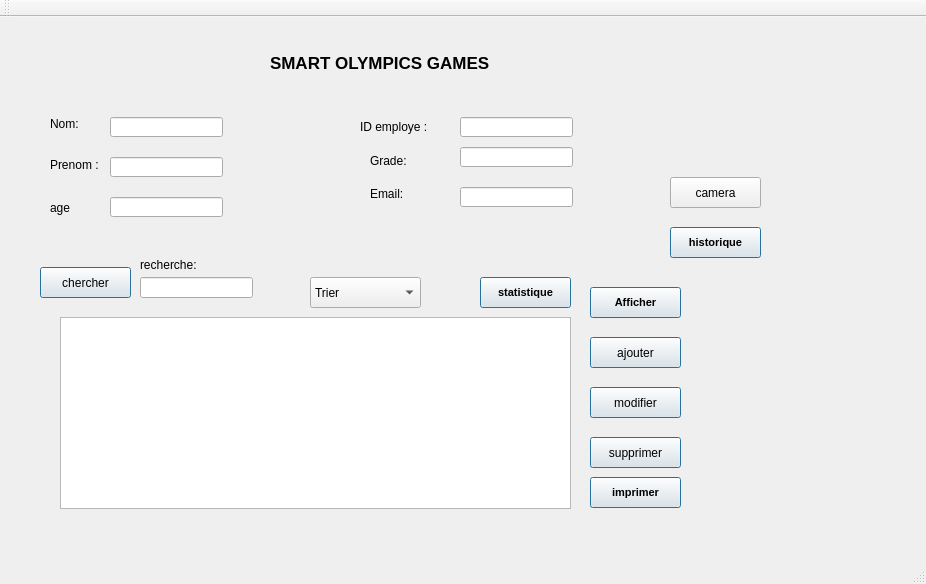
<?xml version="1.0" encoding="UTF-8"?>
<ui version="4.0">
 <class>MainWindow</class>
 <widget class="QMainWindow" name="MainWindow">
  <property name="geometry">
   <rect>
    <x>0</x>
    <y>0</y>
    <width>926</width>
    <height>584</height>
   </rect>
  </property>
  <property name="windowTitle">
   <string>Gestion des Clients</string>
  </property>
  <widget class="QWidget" name="centralWidget">
   <widget class="QStackedWidget" name="stackedWidget">
    <property name="geometry">
     <rect>
      <x>-40</x>
      <y>0</y>
      <width>941</width>
      <height>531</height>
     </rect>
    </property>
    <property name="sizePolicy">
     <sizepolicy hsizetype="Maximum" vsizetype="Maximum">
      <horstretch>90</horstretch>
      <verstretch>0</verstretch>
     </sizepolicy>
    </property>
    <property name="currentIndex">
     <number>0</number>
    </property>
    <widget class="QWidget" name="page">
     <widget class="QPushButton" name="pushButton">
      <property name="geometry">
       <rect>
        <x>630</x>
        <y>320</y>
        <width>91</width>
        <height>31</height>
       </rect>
      </property>
      <property name="text">
       <string>ajouter</string>
      </property>
      <property name="default">
       <bool>true</bool>
      </property>
     </widget>
     <widget class="QTableView" name="tableView">
      <property name="geometry">
       <rect>
        <x>100</x>
        <y>300</y>
        <width>511</width>
        <height>192</height>
       </rect>
      </property>
     </widget>
     <widget class="QPushButton" name="pushButton_4">
      <property name="geometry">
       <rect>
        <x>630</x>
        <y>370</y>
        <width>91</width>
        <height>31</height>
       </rect>
      </property>
      <property name="text">
       <string>modifier</string>
      </property>
      <property name="default">
       <bool>true</bool>
      </property>
     </widget>
     <widget class="QPushButton" name="pushButton_5">
      <property name="geometry">
       <rect>
        <x>630</x>
        <y>420</y>
        <width>91</width>
        <height>31</height>
       </rect>
      </property>
      <property name="text">
       <string>supprimer</string>
      </property>
      <property name="default">
       <bool>true</bool>
      </property>
     </widget>
     <widget class="QPushButton" name="pushButton_7">
      <property name="geometry">
       <rect>
        <x>80</x>
        <y>250</y>
        <width>91</width>
        <height>31</height>
       </rect>
      </property>
      <property name="sizePolicy">
       <sizepolicy hsizetype="Maximum" vsizetype="Fixed">
        <horstretch>0</horstretch>
        <verstretch>0</verstretch>
       </sizepolicy>
      </property>
      <property name="text">
       <string>chercher</string>
      </property>
      <property name="autoRepeatDelay">
       <number>305</number>
      </property>
      <property name="default">
       <bool>true</bool>
      </property>
     </widget>
     <widget class="QPushButton" name="pushButton_8">
      <property name="geometry">
       <rect>
        <x>520</x>
        <y>260</y>
        <width>91</width>
        <height>31</height>
       </rect>
      </property>
      <property name="font">
       <font>
        <pointsize>8</pointsize>
        <weight>75</weight>
        <bold>true</bold>
       </font>
      </property>
      <property name="text">
       <string>statistique</string>
      </property>
      <property name="default">
       <bool>true</bool>
      </property>
     </widget>
     <widget class="QLineEdit" name="le_nom">
      <property name="geometry">
       <rect>
        <x>150</x>
        <y>100</y>
        <width>113</width>
        <height>20</height>
       </rect>
      </property>
     </widget>
     <widget class="QLineEdit" name="le_prenom">
      <property name="geometry">
       <rect>
        <x>150</x>
        <y>140</y>
        <width>113</width>
        <height>20</height>
       </rect>
      </property>
     </widget>
     <widget class="QLineEdit" name="le_id">
      <property name="geometry">
       <rect>
        <x>500</x>
        <y>100</y>
        <width>113</width>
        <height>20</height>
       </rect>
      </property>
     </widget>
     <widget class="QLineEdit" name="le_email">
      <property name="geometry">
       <rect>
        <x>500</x>
        <y>170</y>
        <width>113</width>
        <height>20</height>
       </rect>
      </property>
     </widget>
     <widget class="QLabel" name="label_5">
      <property name="geometry">
       <rect>
        <x>90</x>
        <y>100</y>
        <width>47</width>
        <height>14</height>
       </rect>
      </property>
      <property name="text">
       <string>Nom:</string>
      </property>
     </widget>
     <widget class="QLabel" name="label_6">
      <property name="geometry">
       <rect>
        <x>90</x>
        <y>140</y>
        <width>81</width>
        <height>16</height>
       </rect>
      </property>
      <property name="text">
       <string>Prenom :</string>
      </property>
     </widget>
     <widget class="QLabel" name="label_7">
      <property name="geometry">
       <rect>
        <x>90</x>
        <y>180</y>
        <width>101</width>
        <height>21</height>
       </rect>
      </property>
      <property name="text">
       <string>age</string>
      </property>
     </widget>
     <widget class="QLabel" name="label_8">
      <property name="geometry">
       <rect>
        <x>400</x>
        <y>100</y>
        <width>81</width>
        <height>20</height>
       </rect>
      </property>
      <property name="text">
       <string>ID employe :</string>
      </property>
     </widget>
     <widget class="QLabel" name="label_9">
      <property name="geometry">
       <rect>
        <x>410</x>
        <y>134</y>
        <width>47</width>
        <height>20</height>
       </rect>
      </property>
      <property name="text">
       <string>Grade:</string>
      </property>
     </widget>
     <widget class="QLabel" name="label_10">
      <property name="geometry">
       <rect>
        <x>410</x>
        <y>170</y>
        <width>47</width>
        <height>14</height>
       </rect>
      </property>
      <property name="text">
       <string>Email:</string>
      </property>
     </widget>
     <widget class="QLabel" name="label_11">
      <property name="geometry">
       <rect>
        <x>310</x>
        <y>20</y>
        <width>221</width>
        <height>51</height>
       </rect>
      </property>
      <property name="sizePolicy">
       <sizepolicy hsizetype="Maximum" vsizetype="Maximum">
        <horstretch>90</horstretch>
        <verstretch>50</verstretch>
       </sizepolicy>
      </property>
      <property name="maximumSize">
       <size>
        <width>16777215</width>
        <height>16777215</height>
       </size>
      </property>
      <property name="font">
       <font>
        <pointsize>13</pointsize>
        <weight>75</weight>
        <bold>true</bold>
       </font>
      </property>
      <property name="text">
       <string>SMART OLYMPICS GAMES</string>
      </property>
     </widget>
     <widget class="QLabel" name="label_12">
      <property name="geometry">
       <rect>
        <x>0</x>
        <y>-30</y>
        <width>951</width>
        <height>591</height>
       </rect>
      </property>
      <property name="text">
       <string/>
      </property>
      <property name="pixmap">
       <pixmap>../../../Downloads/225932738_1662613517275010_168403036521007634_n.jpg</pixmap>
      </property>
     </widget>
     <widget class="QLineEdit" name="rech_2">
      <property name="geometry">
       <rect>
        <x>180</x>
        <y>260</y>
        <width>113</width>
        <height>21</height>
       </rect>
      </property>
     </widget>
     <widget class="QLineEdit" name="le_age">
      <property name="geometry">
       <rect>
        <x>150</x>
        <y>180</y>
        <width>113</width>
        <height>20</height>
       </rect>
      </property>
     </widget>
     <widget class="QLineEdit" name="le_grade">
      <property name="geometry">
       <rect>
        <x>500</x>
        <y>130</y>
        <width>113</width>
        <height>20</height>
       </rect>
      </property>
     </widget>
     <widget class="QPushButton" name="imprimer">
      <property name="geometry">
       <rect>
        <x>630</x>
        <y>460</y>
        <width>91</width>
        <height>31</height>
       </rect>
      </property>
      <property name="font">
       <font>
        <pointsize>8</pointsize>
        <weight>75</weight>
        <bold>true</bold>
       </font>
      </property>
      <property name="text">
       <string>imprimer</string>
      </property>
      <property name="default">
       <bool>true</bool>
      </property>
     </widget>
     <widget class="QPushButton" name="pushButton_9">
      <property name="geometry">
       <rect>
        <x>710</x>
        <y>160</y>
        <width>91</width>
        <height>31</height>
       </rect>
      </property>
      <property name="text">
       <string>camera</string>
      </property>
     </widget>
     <widget class="QPushButton" name="pushbutton_13">
      <property name="geometry">
       <rect>
        <x>710</x>
        <y>210</y>
        <width>91</width>
        <height>31</height>
       </rect>
      </property>
      <property name="font">
       <font>
        <pointsize>8</pointsize>
        <weight>75</weight>
        <bold>true</bold>
       </font>
      </property>
      <property name="text">
       <string>historique</string>
      </property>
      <property name="default">
       <bool>true</bool>
      </property>
     </widget>
     <widget class="QComboBox" name="comboBox">
      <property name="geometry">
       <rect>
        <x>350</x>
        <y>260</y>
        <width>111</width>
        <height>31</height>
       </rect>
      </property>
      <item>
       <property name="text">
        <string>Trier</string>
       </property>
      </item>
      <item>
       <property name="text">
        <string>Tri Par ID</string>
       </property>
      </item>
      <item>
       <property name="text">
        <string>Tri Par Nom</string>
       </property>
      </item>
      <item>
       <property name="text">
        <string>Tri Par Age</string>
       </property>
      </item>
     </widget>
     <widget class="QPushButton" name="Push_Button_Afficher">
      <property name="geometry">
       <rect>
        <x>630</x>
        <y>270</y>
        <width>91</width>
        <height>31</height>
       </rect>
      </property>
      <property name="font">
       <font>
        <pointsize>8</pointsize>
        <weight>75</weight>
        <bold>true</bold>
       </font>
      </property>
      <property name="text">
       <string>Afficher</string>
      </property>
      <property name="default">
       <bool>true</bool>
      </property>
     </widget>
     <widget class="QLabel" name="label">
      <property name="geometry">
       <rect>
        <x>180</x>
        <y>240</y>
        <width>71</width>
        <height>16</height>
       </rect>
      </property>
      <property name="text">
       <string>recherche:</string>
      </property>
     </widget>
     <zorder>label_12</zorder>
     <zorder>pushButton</zorder>
     <zorder>tableView</zorder>
     <zorder>pushButton_4</zorder>
     <zorder>pushButton_5</zorder>
     <zorder>pushButton_7</zorder>
     <zorder>pushButton_8</zorder>
     <zorder>le_nom</zorder>
     <zorder>le_prenom</zorder>
     <zorder>le_id</zorder>
     <zorder>le_email</zorder>
     <zorder>label_5</zorder>
     <zorder>label_6</zorder>
     <zorder>label_7</zorder>
     <zorder>label_8</zorder>
     <zorder>label_9</zorder>
     <zorder>label_10</zorder>
     <zorder>label_11</zorder>
     <zorder>rech_2</zorder>
     <zorder>le_age</zorder>
     <zorder>le_grade</zorder>
     <zorder>imprimer</zorder>
     <zorder>pushButton_9</zorder>
     <zorder>pushbutton_13</zorder>
     <zorder>comboBox</zorder>
     <zorder>Push_Button_Afficher</zorder>
     <zorder>label</zorder>
    </widget>
    <widget class="QWidget" name="page_2">
     <widget class="QTableView" name="tableView_2">
      <property name="geometry">
       <rect>
        <x>150</x>
        <y>100</y>
        <width>521</width>
        <height>271</height>
       </rect>
      </property>
     </widget>
     <widget class="QLabel" name="label_13">
      <property name="geometry">
       <rect>
        <x>170</x>
        <y>70</y>
        <width>211</width>
        <height>21</height>
       </rect>
      </property>
      <property name="text">
       <string/>
      </property>
     </widget>
     <widget class="QLabel" name="label_14">
      <property name="geometry">
       <rect>
        <x>370</x>
        <y>50</y>
        <width>61</width>
        <height>21</height>
       </rect>
      </property>
      <property name="text">
       <string>historique</string>
      </property>
     </widget>
     <widget class="QPushButton" name="retour_2">
      <property name="geometry">
       <rect>
        <x>720</x>
        <y>380</y>
        <width>75</width>
        <height>23</height>
       </rect>
      </property>
      <property name="text">
       <string>retour</string>
      </property>
     </widget>
    </widget>
    <widget class="QWidget" name="page_4"/>
    <widget class="QWidget" name="page_3"/>
   </widget>
  </widget>
  <widget class="QMenuBar" name="menuBar">
   <property name="geometry">
    <rect>
     <x>0</x>
     <y>0</y>
     <width>926</width>
     <height>22</height>
    </rect>
   </property>
  </widget>
  <widget class="QToolBar" name="mainToolBar">
   <attribute name="toolBarArea">
    <enum>TopToolBarArea</enum>
   </attribute>
   <attribute name="toolBarBreak">
    <bool>false</bool>
   </attribute>
  </widget>
  <widget class="QStatusBar" name="statusBar"/>
 </widget>
 <layoutdefault spacing="6" margin="11"/>
 <tabstops>
  <tabstop>le_nom</tabstop>
  <tabstop>le_prenom</tabstop>
  <tabstop>le_age</tabstop>
  <tabstop>le_id</tabstop>
  <tabstop>le_grade</tabstop>
  <tabstop>le_email</tabstop>
  <tabstop>pushButton</tabstop>
  <tabstop>tableView</tabstop>
  <tabstop>pushButton_5</tabstop>
  <tabstop>pushButton_8</tabstop>
  <tabstop>rech_2</tabstop>
  <tabstop>pushButton_4</tabstop>
  <tabstop>pushButton_7</tabstop>
  <tabstop>imprimer</tabstop>
  <tabstop>pushButton_9</tabstop>
  <tabstop>pushbutton_13</tabstop>
  <tabstop>tableView_2</tabstop>
  <tabstop>retour_2</tabstop>
  <tabstop>comboBox</tabstop>
  <tabstop>Push_Button_Afficher</tabstop>
 </tabstops>
 <resources/>
 <connections/>
</ui>
